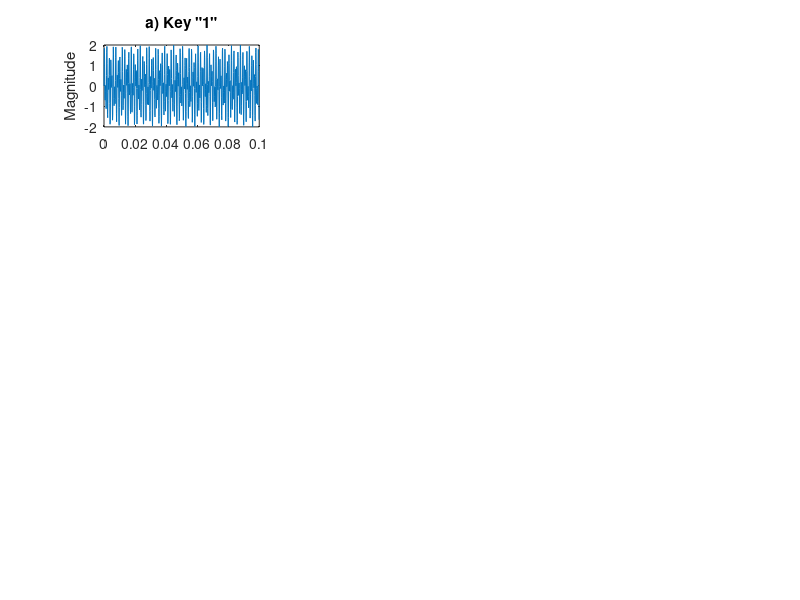

Recreate this plot in MATLAB. (Note: this script raises an error after producing the figure.)
clc;
close all;
clear all;
fs=8000;


% PREPARE DTMF SIGNALS ACCORDING TO SPECS

t=(0:799)/fs;
%in time domain
sig1=sin(2*pi*697*t)+sin(2*pi*1209*t);
sig2=sin(2*pi*697*t)+sin(2*pi*1366*t);
sig3=sin(2*pi*697*t)+sin(2*pi*1477*t);
sig4=sin(2*pi*770*t)+sin(2*pi*1209*t);
sig5=sin(2*pi*770*t)+sin(2*pi*1366*t);
sig6=sin(2*pi*770*t)+sin(2*pi*1477*t);
sig7=sin(2*pi*852*t)+sin(2*pi*1209*t);
sig8=sin(2*pi*852*t)+sin(2*pi*1366*t);
sig9=sin(2*pi*852*t)+sin(2*pi*1477*t);
sigstar=sin(2*pi*941*t)+sin(2*pi*1209*t);
sig0=sin(2*pi*941*t)+sin(2*pi*1366*t);
sighash=sin(2*pi*941*t)+sin(2*pi*1477*t);

figure(1);

subplot(4,3,1);
plot(t,sig1);
ylabel('Magnitude');

title('a) Key "1"');
p = audioplayer(sig1,fs);
play(p);
pause(0.5);



subplot(4,3,2);
plot(t,sig2);
title('b) Key "2"');
p = audioplayer(sig2,fs);
play(p);
pause(0.5);



subplot(4,3,3);
plot(t,sig3);
title('c) Key "3"');
p = audioplayer(sig3,fs);
play(p);
pause(0.5);

subplot(4,3,4);
plot(t,sig4);
title('d) Key "4"');
p = audioplayer(sig4,fs);
play(p);
pause(0.5);

subplot(4,3,5);
plot(t,sig5);
title('e) Key "5"');
p = audioplayer(sig5,fs);
play(p);
pause(0.5);


subplot(4,3,6);
plot(t,sig6);
title('f) Key "6"');
p = audioplayer(sig6,fs);
play(p);
pause(0.5);

subplot(4,3,7);
plot(t,sig7);
title('g) Key "7"');
p = audioplayer(sig7,fs);
play(p);
pause(0.5);

subplot(4,3,8);
plot(t,sig8);
title('h) Key "8"');
p = audioplayer(sig8,fs);
play(p);
pause(0.5);

subplot(4,3,9);
plot(t,sig9);
title('i) Key "9"');
p = audioplayer(sig9,fs);
play(p);
pause(0.5);

subplot(4,3,10);
plot(t,sigstar);
title('j) Key "*"');
p = audioplayer(sigstar,fs);
play(p);
pause(0.5);

subplot(4,3,11);
plot(t,sig0);
title('k) Key "0"');
p = audioplayer(sig0,fs);
play(p);
pause(0.5);

subplot(4,3,12);
plot(t,sighash);
title('l) Key "#"');
xlabel('Time');
p = audioplayer(sighash,fs);
play(p);
pause(0.5);



% END OF FIRST PART OF QUESTION: DTMF TONES GENERATED

% Magnitude of Fourier Transforms of the signals
[Htemp,w]=freqz(sig1);
sigf1=abs(freqz(sig1));
sigf2=abs(freqz(sig2));
sigf3=abs(freqz(sig3));
sigf4=abs(freqz(sig4));
sigf5=abs(freqz(sig5));
sigf6=abs(freqz(sig6));
sigf7=abs(freqz(sig7));
sigf8=abs(freqz(sig8));
sigf9=abs(freqz(sig9));
sigfstar=abs(freqz(sigstar));
sigf0=abs(freqz(sig0));
sigfhash=abs(freqz(sighash));
%

% Lower Freq GRID with bandlenght 2-(-2)=4Hz
fs=8000;
[zl1,pl1]=butter(4,[695/(fs/2) 699/(fs/2)],'bandpass');
[zl2,pl2]=butter(4,[768/(fs/2) 772/(fs/2)],'bandpass');
[zl3,pl3]=butter(4,[850/(fs/2) 854/(fs/2)],'bandpass');
[zl4,pl4]=butter(4,[939/(fs/2) 943/(fs/2)],'bandpass');

[Hl1,wl1]=freqz(zl1,pl1);
[Hl2,wl2]=freqz(zl2,pl2);
[Hl3,wl3]=freqz(zl3,pl3);
[Hl4,wl4]=freqz(zl4,pl4);
%
% High Freq GRID with 4 Hz band width
[zh1,ph1]=butter(4,[1207/(fs/2) 1211/(fs/2)],'bandpass');
[zh2,ph2]=butter(4,[1364/(fs/2) 1368/(fs/2)],'bandpass');
[zh3,ph3]=butter(4,[1475/(fs/2) 1479/(fs/2)],'bandpass');

[Hh1,wh1]=freqz(zh1,ph1);
[Hh2,wh2]=freqz(zh2,ph2);
[Hh3,wh3]=freqz(zh3,ph3);

o=(fs*w)/2*pi; % omega in our units (unnormalized) 

%



%
display('PRESSED KEY DETECTOR FROM SIGNAL');
display('---------------------------------');

prompt='Please choose one of the 12 Key signals in fig.1[a,b,c,...,k,l] :';
str=input(prompt,'s');

display('Passing through BAND PASS Filters to detect frequencies present...');


%.......................................................................
%--- THE FOLLOWING PART REPEATES IN CODE FOR EACH DIGIT IE 12 NOS...
%..........................................................................
if str=='a' % PASS SIGNAL 1 TO ALL THE FILTERS, FILTERED SIGNAL CALL 
    fill1=sigf1.*abs(Hl1);
    booll(1,1)=all(fill1(:)<50); % Using ALL Fucntion to check if all the values are above certain value here 50 (pass magnitude)
   %ALL returns 0 if that signal is there or else 1 since it returns 0 if
   %any element of fill1 exceeds 50 
    
    fill2=sigf1.*abs(Hl2);
    booll(2,1)=all(fill2(:)<50);
    
    fill3=sigf1.*abs(Hl3);
    booll(3,1)=all(fill3(:)<50);
    
    fill4=sigf1.*abs(Hl4);
    booll(4,1)=all(fill4(:)<50);
    
    filh1=sigf1.*abs(Hh1);
    boolh(1,1)=all(filh1(:)<50);
        
    filh2=sigf1.*abs(Hh2);
    boolh(1,2)=all(filh2(:)<50);
    
    filh3=sigf1.*abs(Hh3);
    boolh(1,3)=all(filh3(:)<50);
    
    
    %Detection
    
    for i=1:4
        if booll(i,1)==0
            lowfreq_id=i
        end
    end
    for j=1:3
        if boolh(1,j)==0
            highfreq_id=j
        end
    end
         % DISPLAY RESULTS
    if lowfreq_id==1 && highfreq_id==1
        display('THIS SIGNAL CORRESPONDS TO KEY: 1')
    end
    if lowfreq_id==1 && highfreq_id==2
        display('THIS SIGNAL CORRESPONDS TO KEY: 2')
    end
    if lowfreq_id==1 && highfreq_id==3
        display('THIS SIGNAL CORRESPONDS TO KEY: 3')
    end
    if lowfreq_id==2 && highfreq_id==1
        display('THIS SIGNAL CORRESPONDS TO KEY: 4')
    end
    if lowfreq_id==2 && highfreq_id==2
        display('THIS SIGNAL CORRESPONDS TO KEY: 5')
    end
    if lowfreq_id==2 && highfreq_id==3
        display('THIS SIGNAL CORRESPONDS TO KEY: 6')
    end
    if lowfreq_id==3 && highfreq_id==1
        display('THIS SIGNAL CORRESPONDS TO KEY: 7')
    end
    if lowfreq_id==3 && highfreq_id==2
        display('THIS SIGNAL CORRESPONDS TO KEY: 8')
    end
    if lowfreq_id==3 && highfreq_id==3
        display('THIS SIGNAL CORRESPONDS TO KEY: 9')
    end
    if lowfreq_id==4 && highfreq_id==1
        display('THIS SIGNAL CORRESPONDS TO KEY: *')
    end
    if lowfreq_id==4 && highfreq_id==2
        display('THIS SIGNAL CORRESPONDS TO KEY: 0')
    end
    if lowfreq_id==4 && highfreq_id==3
        display('THIS SIGNAL CORRESPONDS TO KEY: #')
    end
    
    %
           
end
%.....................................................................
%REPETITION CODE ENDS
%....................................................................


if str=='b' % PASS SIGNAL 1 TO ALL THE FILTERS, FILTERED SIGNAL CALL 
    fill1=sigf2.*abs(Hl1);
    booll(1,1)=all(fill1(:)<50); % Using ALL Fucntion to check if all the values are above certain value here 50 (pass magnitude)
   %ALL returns 0 if that signal is there or else 1 since it returns 0 if
   %any element of fill1 exceeds 50 
    
    fill2=sigf2.*abs(Hl2);
    booll(2,1)=all(fill2(:)<50);
    
    fill3=sigf2.*abs(Hl3);
    booll(3,1)=all(fill3(:)<50);
    
    fill4=sigf2.*abs(Hl4);
    booll(4,1)=all(fill4(:)<50);
    
    filh1=sigf2.*abs(Hh1);
    boolh(1,1)=all(filh1(:)<50);
        
    filh2=sigf2.*abs(Hh2);
    boolh(1,2)=all(filh2(:)<50);
    
    filh3=sigf2.*abs(Hh3);
    boolh(1,3)=all(filh3(:)<50);
    
    
    %Detection
    
    for i=1:4
        if booll(i,1)==0
            lowfreq_id=i
        end
    end
    for j=1:3
        if boolh(1,j)==0
            highfreq_id=j
        end
    end
         % DISPLAY RESULTS
    if lowfreq_id==1 && highfreq_id==1
        display('THIS SIGNAL CORRESPONDS TO KEY: 1')
    end
    if lowfreq_id==1 && highfreq_id==2
        display('THIS SIGNAL CORRESPONDS TO KEY: 2')
    end
    if lowfreq_id==1 && highfreq_id==3
        display('THIS SIGNAL CORRESPONDS TO KEY: 3')
    end
    if lowfreq_id==2 && highfreq_id==1
        display('THIS SIGNAL CORRESPONDS TO KEY: 4')
    end
    if lowfreq_id==2 && highfreq_id==2
        display('THIS SIGNAL CORRESPONDS TO KEY: 5')
    end
    if lowfreq_id==2 && highfreq_id==3
        display('THIS SIGNAL CORRESPONDS TO KEY: 6')
    end
    if lowfreq_id==3 && highfreq_id==1
        display('THIS SIGNAL CORRESPONDS TO KEY: 7')
    end
    if lowfreq_id==3 && highfreq_id==2
        display('THIS SIGNAL CORRESPONDS TO KEY: 8')
    end
    if lowfreq_id==3 && highfreq_id==3
        display('THIS SIGNAL CORRESPONDS TO KEY: 9')
    end
    if lowfreq_id==4 && highfreq_id==1
        display('THIS SIGNAL CORRESPONDS TO KEY: *')
    end
    if lowfreq_id==4 && highfreq_id==2
        display('THIS SIGNAL CORRESPONDS TO KEY: 0')
    end
    if lowfreq_id==4 && highfreq_id==3
        display('THIS SIGNAL CORRESPONDS TO KEY: #')
    end
    
    %
        
    
    
    
end
%..................................................................

%....................................................................
if str=='c' % PASS SIGNAL 1 TO ALL THE FILTERS, FILTERED SIGNAL CALL 
    fill1=sigf3.*abs(Hl1);
    booll(1,1)=all(fill1(:)<50); % Using ALL Fucntion to check if all the values are above certain value here 50 (pass magnitude)
   %ALL returns 0 if that signal is there or else 1 since it returns 0 if
   %any element of fill1 exceeds 50 
    
    fill2=sigf3.*abs(Hl2);
    booll(2,1)=all(fill2(:)<50);
    
    fill3=sigf3.*abs(Hl3);
    booll(3,1)=all(fill3(:)<50);
    
    fill4=sigf3.*abs(Hl4);
    booll(4,1)=all(fill4(:)<50);
    
    filh1=sigf3.*abs(Hh1);
    boolh(1,1)=all(filh1(:)<50);
        
    filh2=sigf3.*abs(Hh2);
    boolh(1,2)=all(filh2(:)<50);
    
    filh3=sigf3.*abs(Hh3);
    boolh(1,3)=all(filh3(:)<50);
    
    
    %Detection
    
    for i=1:4
        if booll(i,1)==0
            lowfreq_id=i
        end
    end
    for j=1:3
        if boolh(1,j)==0
            highfreq_id=j
        end
    end
         % DISPLAY RESULTS
    if lowfreq_id==1 && highfreq_id==1
        display('THIS SIGNAL CORRESPONDS TO KEY: 1')
    end
    if lowfreq_id==1 && highfreq_id==2
        display('THIS SIGNAL CORRESPONDS TO KEY: 2')
    end
    if lowfreq_id==1 && highfreq_id==3
        display('THIS SIGNAL CORRESPONDS TO KEY: 3')
    end
    if lowfreq_id==2 && highfreq_id==1
        display('THIS SIGNAL CORRESPONDS TO KEY: 4')
    end
    if lowfreq_id==2 && highfreq_id==2
        display('THIS SIGNAL CORRESPONDS TO KEY: 5')
    end
    if lowfreq_id==2 && highfreq_id==3
        display('THIS SIGNAL CORRESPONDS TO KEY: 6')
    end
    if lowfreq_id==3 && highfreq_id==1
        display('THIS SIGNAL CORRESPONDS TO KEY: 7')
    end
    if lowfreq_id==3 && highfreq_id==2
        display('THIS SIGNAL CORRESPONDS TO KEY: 8')
    end
    if lowfreq_id==3 && highfreq_id==3
        display('THIS SIGNAL CORRESPONDS TO KEY: 9')
    end
    if lowfreq_id==4 && highfreq_id==1
        display('THIS SIGNAL CORRESPONDS TO KEY: *')
    end
    if lowfreq_id==4 && highfreq_id==2
        display('THIS SIGNAL CORRESPONDS TO KEY: 0')
    end
    if lowfreq_id==4 && highfreq_id==3
        display('THIS SIGNAL CORRESPONDS TO KEY: #')
    end
    
    %
        
    
    
    
end
%..................................................................

%....................................................................
if str=='d' % PASS SIGNAL 1 TO ALL THE FILTERS, FILTERED SIGNAL CALL 
    fill1=sigf4.*abs(Hl1);
    booll(1,1)=all(fill1(:)<20); % Using ALL Fucntion to check if all the values are above certain value here 50 (pass magnitude)
   %ALL returns 0 if that signal is there or else 1 since it returns 0 if
   %any element of fill1 exceeds 20 
    
    fill2=sigf4.*abs(Hl2);
    
    booll(2,1)=all(fill2(:)<20);
    
    fill3=sigf4.*abs(Hl3);
    booll(3,1)=all(fill3(:)<20);
    
    fill4=sigf4.*abs(Hl4);
    booll(4,1)=all(fill4(:)<20);
    
    filh1=sigf4.*abs(Hh1);
    boolh(1,1)=all(filh1(:)<20);
        
    filh2=sigf4.*abs(Hh2);
    boolh(1,2)=all(filh2(:)<20);
    
    filh3=sigf4.*abs(Hh3);
    boolh(1,3)=all(filh3(:)<20);
    
    
    %Detection
    lowfreq_id=8;
    
    for i=1:4
        if booll(i,1)==0
            lowfreq_id=i
        end
    end
    for j=1:3
        if boolh(1,j)==0
            highfreq_id=j
        end
    end
         % DISPLAY RESULTS
    if lowfreq_id==1 && highfreq_id==1
        display('THIS SIGNAL CORRESPONDS TO KEY: 1')
    end
    if lowfreq_id==1 && highfreq_id==2
        display('THIS SIGNAL CORRESPONDS TO KEY: 2')
    end
    if lowfreq_id==1 && highfreq_id==3
        display('THIS SIGNAL CORRESPONDS TO KEY: 3')
    end
    if lowfreq_id==2 && highfreq_id==1
        display('THIS SIGNAL CORRESPONDS TO KEY: 4')
    end
    if lowfreq_id==2 && highfreq_id==2
        display('THIS SIGNAL CORRESPONDS TO KEY: 5')
    end
    if lowfreq_id==2 && highfreq_id==3
        display('THIS SIGNAL CORRESPONDS TO KEY: 6')
    end
    if lowfreq_id==3 && highfreq_id==1
        display('THIS SIGNAL CORRESPONDS TO KEY: 7')
    end
    if lowfreq_id==3 && highfreq_id==2
        display('THIS SIGNAL CORRESPONDS TO KEY: 8')
    end
    if lowfreq_id==3 && highfreq_id==3
        display('THIS SIGNAL CORRESPONDS TO KEY: 9')
    end
    if lowfreq_id==4 && highfreq_id==1
        display('THIS SIGNAL CORRESPONDS TO KEY: *')
    end
    if lowfreq_id==4 && highfreq_id==2
        display('THIS SIGNAL CORRESPONDS TO KEY: 0')
    end
    if lowfreq_id==4 && highfreq_id==3
        display('THIS SIGNAL CORRESPONDS TO KEY: #')
    end
    
    %
        
    
    
    
end
%..................................................................
if str=='e' % PASS SIGNAL 1 TO ALL THE FILTERS, FILTERED SIGNAL CALL 
    fill1=sigf5.*abs(Hl1);
    booll(1,1)=all(fill1(:)<20); % Using ALL Fucntion to check if all the values are above certain value here 50 (pass magnitude)
   %ALL returns 0 if that signal is there or else 1 since it returns 0 if
   %any element of fill1 exceeds 20 
    
    fill2=sigf5.*abs(Hl2);
    
    booll(2,1)=all(fill2(:)<20);
    
    fill3=sigf5.*abs(Hl3);
    booll(3,1)=all(fill3(:)<20);
    
    fill4=sigf5.*abs(Hl4);
    booll(4,1)=all(fill4(:)<20);
    
    filh1=sigf5.*abs(Hh1);
    boolh(1,1)=all(filh1(:)<20);
        
    filh2=sigf5.*abs(Hh2);
    boolh(1,2)=all(filh2(:)<20);
    
    filh3=sigf5.*abs(Hh3);
    boolh(1,3)=all(filh3(:)<20);
    
    
    %Detection
    lowfreq_id=8;
    
    for i=1:4
        if booll(i,1)==0
            lowfreq_id=i
        end
    end
    for j=1:3
        if boolh(1,j)==0
            highfreq_id=j
        end
    end
         % DISPLAY RESULTS
    if lowfreq_id==1 && highfreq_id==1
        display('THIS SIGNAL CORRESPONDS TO KEY: 1')
    end
    if lowfreq_id==1 && highfreq_id==2
        display('THIS SIGNAL CORRESPONDS TO KEY: 2')
    end
    if lowfreq_id==1 && highfreq_id==3
        display('THIS SIGNAL CORRESPONDS TO KEY: 3')
    end
    if lowfreq_id==2 && highfreq_id==1
        display('THIS SIGNAL CORRESPONDS TO KEY: 4')
    end
    if lowfreq_id==2 && highfreq_id==2
        display('THIS SIGNAL CORRESPONDS TO KEY: 5')
    end
    if lowfreq_id==2 && highfreq_id==3
        display('THIS SIGNAL CORRESPONDS TO KEY: 6')
    end
    if lowfreq_id==3 && highfreq_id==1
        display('THIS SIGNAL CORRESPONDS TO KEY: 7')
    end
    if lowfreq_id==3 && highfreq_id==2
        display('THIS SIGNAL CORRESPONDS TO KEY: 8')
    end
    if lowfreq_id==3 && highfreq_id==3
        display('THIS SIGNAL CORRESPONDS TO KEY: 9')
    end
    if lowfreq_id==4 && highfreq_id==1
        display('THIS SIGNAL CORRESPONDS TO KEY: *')
    end
    if lowfreq_id==4 && highfreq_id==2
        display('THIS SIGNAL CORRESPONDS TO KEY: 0')
    end
    if lowfreq_id==4 && highfreq_id==3
        display('THIS SIGNAL CORRESPONDS TO KEY: #')
    end
    
    %
        
    
    
    
end
%..................................................................
if str=='f' % PASS SIGNAL 1 TO ALL THE FILTERS, FILTERED SIGNAL CALL 
    fill1=sigf6.*abs(Hl1);
    booll(1,1)=all(fill1(:)<20); % Using ALL Fucntion to check if all the values are above certain value here 50 (pass magnitude)
   %ALL returns 0 if that signal is there or else 1 since it returns 0 if
   %any element of fill1 exceeds 20 
    
    fill2=sigf6.*abs(Hl2);
    
    booll(2,1)=all(fill2(:)<20);
    
    fill3=sigf6.*abs(Hl3);
    booll(3,1)=all(fill3(:)<20);
    
    fill4=sigf6.*abs(Hl4);
    booll(4,1)=all(fill4(:)<20);
    
    filh1=sigf6.*abs(Hh1);
    boolh(1,1)=all(filh1(:)<20);
        
    filh2=sigf6.*abs(Hh2);
    boolh(1,2)=all(filh2(:)<20);
    
    filh3=sigf6.*abs(Hh3);
    boolh(1,3)=all(filh3(:)<20);
    
    
    %Detection
    lowfreq_id=8;
    
    for i=1:4
        if booll(i,1)==0
            lowfreq_id=i
        end
    end
    for j=1:3
        if boolh(1,j)==0
            highfreq_id=j
        end
    end
         % DISPLAY RESULTS
    if lowfreq_id==1 && highfreq_id==1
        display('THIS SIGNAL CORRESPONDS TO KEY: 1')
    end
    if lowfreq_id==1 && highfreq_id==2
        display('THIS SIGNAL CORRESPONDS TO KEY: 2')
    end
    if lowfreq_id==1 && highfreq_id==3
        display('THIS SIGNAL CORRESPONDS TO KEY: 3')
    end
    if lowfreq_id==2 && highfreq_id==1
        display('THIS SIGNAL CORRESPONDS TO KEY: 4')
    end
    if lowfreq_id==2 && highfreq_id==2
        display('THIS SIGNAL CORRESPONDS TO KEY: 5')
    end
    if lowfreq_id==2 && highfreq_id==3
        display('THIS SIGNAL CORRESPONDS TO KEY: 6')
    end
    if lowfreq_id==3 && highfreq_id==1
        display('THIS SIGNAL CORRESPONDS TO KEY: 7')
    end
    if lowfreq_id==3 && highfreq_id==2
        display('THIS SIGNAL CORRESPONDS TO KEY: 8')
    end
    if lowfreq_id==3 && highfreq_id==3
        display('THIS SIGNAL CORRESPONDS TO KEY: 9')
    end
    if lowfreq_id==4 && highfreq_id==1
        display('THIS SIGNAL CORRESPONDS TO KEY: *')
    end
    if lowfreq_id==4 && highfreq_id==2
        display('THIS SIGNAL CORRESPONDS TO KEY: 0')
    end
    if lowfreq_id==4 && highfreq_id==3
        display('THIS SIGNAL CORRESPONDS TO KEY: #')
    end
    
    %
        
    
    
    
end
%..................................................................

if str=='g' % PASS SIGNAL 1 TO ALL THE FILTERS, FILTERED SIGNAL CALL 
    fill1=sigf7.*abs(Hl1);
    booll(1,1)=all(fill1(:)<20); % Using ALL Fucntion to check if all the values are above certain value here 50 (pass magnitude)
   %ALL returns 0 if that signal is there or else 1 since it returns 0 if
   %any element of fill1 exceeds 20 
    
    fill2=sigf7.*abs(Hl2);
    
    booll(2,1)=all(fill2(:)<20);
    
    fill3=sigf7.*abs(Hl3);
    booll(3,1)=all(fill3(:)<20);
    
    fill4=sigf7.*abs(Hl4);
    booll(4,1)=all(fill4(:)<20);
    
    filh1=sigf7.*abs(Hh1);
    boolh(1,1)=all(filh1(:)<20);
        
    filh2=sigf7.*abs(Hh2);
    boolh(1,2)=all(filh2(:)<20);
    
    filh3=sigf7.*abs(Hh3);
    boolh(1,3)=all(filh3(:)<20);
    
    
    %Detection
    lowfreq_id=8;
    
    for i=1:4
        if booll(i,1)==0
            lowfreq_id=i
        end
    end
    for j=1:3
        if boolh(1,j)==0
            highfreq_id=j
        end
    end
         % DISPLAY RESULTS
    if lowfreq_id==1 && highfreq_id==1
        display('THIS SIGNAL CORRESPONDS TO KEY: 1')
    end
    if lowfreq_id==1 && highfreq_id==2
        display('THIS SIGNAL CORRESPONDS TO KEY: 2')
    end
    if lowfreq_id==1 && highfreq_id==3
        display('THIS SIGNAL CORRESPONDS TO KEY: 3')
    end
    if lowfreq_id==2 && highfreq_id==1
        display('THIS SIGNAL CORRESPONDS TO KEY: 4')
    end
    if lowfreq_id==2 && highfreq_id==2
        display('THIS SIGNAL CORRESPONDS TO KEY: 5')
    end
    if lowfreq_id==2 && highfreq_id==3
        display('THIS SIGNAL CORRESPONDS TO KEY: 6')
    end
    if lowfreq_id==3 && highfreq_id==1
        display('THIS SIGNAL CORRESPONDS TO KEY: 7')
    end
    if lowfreq_id==3 && highfreq_id==2
        display('THIS SIGNAL CORRESPONDS TO KEY: 8')
    end
    if lowfreq_id==3 && highfreq_id==3
        display('THIS SIGNAL CORRESPONDS TO KEY: 9')
    end
    if lowfreq_id==4 && highfreq_id==1
        display('THIS SIGNAL CORRESPONDS TO KEY: *')
    end
    if lowfreq_id==4 && highfreq_id==2
        display('THIS SIGNAL CORRESPONDS TO KEY: 0')
    end
    if lowfreq_id==4 && highfreq_id==3
        display('THIS SIGNAL CORRESPONDS TO KEY: #')
    end
    
    %
        
    
    
    
end
%..................................................................

if str=='h' % PASS SIGNAL 1 TO ALL THE FILTERS, FILTERED SIGNAL CALL 
    fill1=sigf8.*abs(Hl1);
    booll(1,1)=all(fill1(:)<20); % Using ALL Fucntion to check if all the values are above certain value here 50 (pass magnitude)
   %ALL returns 0 if that signal is there or else 1 since it returns 0 if
   %any element of fill1 exceeds 20 
    
    fill2=sigf8.*abs(Hl2);
    
    booll(2,1)=all(fill2(:)<20);
    
    fill3=sigf8.*abs(Hl3);
    booll(3,1)=all(fill3(:)<20);
    
    fill4=sigf8.*abs(Hl4);
    booll(4,1)=all(fill4(:)<20);
    
    filh1=sigf8.*abs(Hh1);
    boolh(1,1)=all(filh1(:)<20);
        
    filh2=sigf8.*abs(Hh2);
    boolh(1,2)=all(filh2(:)<20);
    
    filh3=sigf8.*abs(Hh3);
    boolh(1,3)=all(filh3(:)<20);
    
    
    %Detection
    lowfreq_id=8;
    
    for i=1:4
        if booll(i,1)==0
            lowfreq_id=i
        end
    end
    for j=1:3
        if boolh(1,j)==0
            highfreq_id=j
        end
    end
         % DISPLAY RESULTS
    if lowfreq_id==1 && highfreq_id==1
        display('THIS SIGNAL CORRESPONDS TO KEY: 1')
    end
    if lowfreq_id==1 && highfreq_id==2
        display('THIS SIGNAL CORRESPONDS TO KEY: 2')
    end
    if lowfreq_id==1 && highfreq_id==3
        display('THIS SIGNAL CORRESPONDS TO KEY: 3')
    end
    if lowfreq_id==2 && highfreq_id==1
        display('THIS SIGNAL CORRESPONDS TO KEY: 4')
    end
    if lowfreq_id==2 && highfreq_id==2
        display('THIS SIGNAL CORRESPONDS TO KEY: 5')
    end
    if lowfreq_id==2 && highfreq_id==3
        display('THIS SIGNAL CORRESPONDS TO KEY: 6')
    end
    if lowfreq_id==3 && highfreq_id==1
        display('THIS SIGNAL CORRESPONDS TO KEY: 7')
    end
    if lowfreq_id==3 && highfreq_id==2
        display('THIS SIGNAL CORRESPONDS TO KEY: 8')
    end
    if lowfreq_id==3 && highfreq_id==3
        display('THIS SIGNAL CORRESPONDS TO KEY: 9')
    end
    if lowfreq_id==4 && highfreq_id==1
        display('THIS SIGNAL CORRESPONDS TO KEY: *')
    end
    if lowfreq_id==4 && highfreq_id==2
        display('THIS SIGNAL CORRESPONDS TO KEY: 0')
    end
    if lowfreq_id==4 && highfreq_id==3
        display('THIS SIGNAL CORRESPONDS TO KEY: #')
    end
    
    %
        
    
    
    
end
%..................................................................

if str=='i' % PASS SIGNAL 1 TO ALL THE FILTERS, FILTERED SIGNAL CALL 
    fill1=sigf9.*abs(Hl1);
    booll(1,1)=all(fill1(:)<20); % Using ALL Fucntion to check if all the values are above certain value here 50 (pass magnitude)
   %ALL returns 0 if that signal is there or else 1 since it returns 0 if
   %any element of fill1 exceeds 20 
    
   
   
    fill2=sigf9.*abs(Hl2);
    
    booll(2,1)=all(fill2(:)<20);
    
    fill3=sigf9.*abs(Hl3);
    booll(3,1)=all(fill3(:)<20);
    
    fill4=sigf9.*abs(Hl4);
    booll(4,1)=all(fill4(:)<20);
    
    filh1=sigf9.*abs(Hh1);
    boolh(1,1)=all(filh1(:)<20);
        
    filh2=sigf9.*abs(Hh2);
    boolh(1,2)=all(filh2(:)<20);
    
    filh3=sigf9.*abs(Hh3);
    boolh(1,3)=all(filh3(:)<20);
    
    
    %Detection
    lowfreq_id=8;
    
    for i=1:4
        if booll(i,1)==0
            lowfreq_id=i
        end
    end
    for j=1:3
        if boolh(1,j)==0
            highfreq_id=j
        end
    end
         % DISPLAY RESULTS
    if lowfreq_id==1 && highfreq_id==1
        display('THIS SIGNAL CORRESPONDS TO KEY: 1')
    end
    if lowfreq_id==1 && highfreq_id==2
        display('THIS SIGNAL CORRESPONDS TO KEY: 2')
    end
    if lowfreq_id==1 && highfreq_id==3
        display('THIS SIGNAL CORRESPONDS TO KEY: 3')
    end
    if lowfreq_id==2 && highfreq_id==1
        display('THIS SIGNAL CORRESPONDS TO KEY: 4')
    end
    if lowfreq_id==2 && highfreq_id==2
        display('THIS SIGNAL CORRESPONDS TO KEY: 5')
    end
    if lowfreq_id==2 && highfreq_id==3
        display('THIS SIGNAL CORRESPONDS TO KEY: 6')
    end
    if lowfreq_id==3 && highfreq_id==1
        display('THIS SIGNAL CORRESPONDS TO KEY: 7')
    end
    if lowfreq_id==3 && highfreq_id==2
        display('THIS SIGNAL CORRESPONDS TO KEY: 8')
    end
    if lowfreq_id==3 && highfreq_id==3
        display('THIS SIGNAL CORRESPONDS TO KEY: 9')
    end
    if lowfreq_id==4 && highfreq_id==1
        display('THIS SIGNAL CORRESPONDS TO KEY: *')
    end
    if lowfreq_id==4 && highfreq_id==2
        display('THIS SIGNAL CORRESPONDS TO KEY: 0')
    end
    if lowfreq_id==4 && highfreq_id==3
        display('THIS SIGNAL CORRESPONDS TO KEY: #')
    end
    
    %
        
    
    
    
end
%..................................................................

if str=='j' % PASS SIGNAL 1 TO ALL THE FILTERS, FILTERED SIGNAL CALL 
    fill1=sigfstar.*abs(Hl1);
    booll(1,1)=all(fill1(:)<20); % Using ALL Fucntion to check if all the values are above certain value here 50 (pass magnitude)
   %ALL returns 0 if that signal is there or else 1 since it returns 0 if
   %any element of fill1 exceeds 20 
    
    fill2=sigfstar.*abs(Hl2);
    
    booll(2,1)=all(fill2(:)<20);
    
    fill3=sigfstar.*abs(Hl3);
    booll(3,1)=all(fill3(:)<20);
    
    fill4=sigfstar.*abs(Hl4);
    booll(4,1)=all(fill4(:)<20);
    
    filh1=sigfstar.*abs(Hh1);
    boolh(1,1)=all(filh1(:)<20);
        
    filh2=sigfstar.*abs(Hh2);
    boolh(1,2)=all(filh2(:)<20);
    
    filh3=sigfstar.*abs(Hh3);
    boolh(1,3)=all(filh3(:)<20);
    
    
    %Detection
    lowfreq_id=8;
    
    for i=1:4
        if booll(i,1)==0
            lowfreq_id=i
        end
    end
    for j=1:3
        if boolh(1,j)==0
            highfreq_id=j
        end
    end
         % DISPLAY RESULTS
    if lowfreq_id==1 && highfreq_id==1
        display('THIS SIGNAL CORRESPONDS TO KEY: 1')
    end
    if lowfreq_id==1 && highfreq_id==2
        display('THIS SIGNAL CORRESPONDS TO KEY: 2')
    end
    if lowfreq_id==1 && highfreq_id==3
        display('THIS SIGNAL CORRESPONDS TO KEY: 3')
    end
    if lowfreq_id==2 && highfreq_id==1
        display('THIS SIGNAL CORRESPONDS TO KEY: 4')
    end
    if lowfreq_id==2 && highfreq_id==2
        display('THIS SIGNAL CORRESPONDS TO KEY: 5')
    end
    if lowfreq_id==2 && highfreq_id==3
        display('THIS SIGNAL CORRESPONDS TO KEY: 6')
    end
    if lowfreq_id==3 && highfreq_id==1
        display('THIS SIGNAL CORRESPONDS TO KEY: 7')
    end
    if lowfreq_id==3 && highfreq_id==2
        display('THIS SIGNAL CORRESPONDS TO KEY: 8')
    end
    if lowfreq_id==3 && highfreq_id==3
        display('THIS SIGNAL CORRESPONDS TO KEY: 9')
    end
    if lowfreq_id==4 && highfreq_id==1
        display('THIS SIGNAL CORRESPONDS TO KEY: *')
    end
    if lowfreq_id==4 && highfreq_id==2
        display('THIS SIGNAL CORRESPONDS TO KEY: 0')
    end
    if lowfreq_id==4 && highfreq_id==3
        display('THIS SIGNAL CORRESPONDS TO KEY: #')
    end
    
    %
        
    
    
    
end
%..................................................................

if str=='k' % PASS SIGNAL 1 TO ALL THE FILTERS, FILTERED SIGNAL CALL 
    fill1=sigf0.*abs(Hl1);
    booll(1,1)=all(fill1(:)<30); % Using ALL Fucntion to check if all the values are above certain value here 50 (pass magnitude)
   %ALL returns 0 if that signal is there or else 1 since it returns 0 if
   %any element of fill1 exceeds 50 
    
    fill2=sigf0.*abs(Hl2);
    
    booll(2,1)=all(fill2(:)<30);
    
    fill3=sigf0.*abs(Hl3);
    booll(3,1)=all(fill3(:)<30);
    
    fill4=sigf0.*abs(Hl4);
    booll(4,1)=all(fill4(:)<30);
    
    filh1=sigf0.*abs(Hh1);
    boolh(1,1)=all(filh1(:)<30);
        
    filh2=sigf0.*abs(Hh2);
    boolh(1,2)=all(filh2(:)<30);
    
    filh3=sigf0.*abs(Hh3);
    boolh(1,3)=all(filh3(:)<30);
    
    
    %Detection
    lowfreq_id=8;
    
    for i=1:4
        if booll(i,1)==0
            lowfreq_id=i
        end
    end
    for j=1:3
        if boolh(1,j)==0
            highfreq_id=j
        end
    end
         % DISPLAY RESULTS
    if lowfreq_id==1 && highfreq_id==1
        display('THIS SIGNAL CORRESPONDS TO KEY: 1')
    end
    if lowfreq_id==1 && highfreq_id==2
        display('THIS SIGNAL CORRESPONDS TO KEY: 2')
    end
    if lowfreq_id==1 && highfreq_id==3
        display('THIS SIGNAL CORRESPONDS TO KEY: 3')
    end
    if lowfreq_id==2 && highfreq_id==1
        display('THIS SIGNAL CORRESPONDS TO KEY: 4')
    end
    if lowfreq_id==2 && highfreq_id==2
        display('THIS SIGNAL CORRESPONDS TO KEY: 5')
    end
    if lowfreq_id==2 && highfreq_id==3
        display('THIS SIGNAL CORRESPONDS TO KEY: 6')
    end
    if lowfreq_id==3 && highfreq_id==1
        display('THIS SIGNAL CORRESPONDS TO KEY: 7')
    end
    if lowfreq_id==3 && highfreq_id==2
        display('THIS SIGNAL CORRESPONDS TO KEY: 8')
    end
    if lowfreq_id==3 && highfreq_id==3
        display('THIS SIGNAL CORRESPONDS TO KEY: 9')
    end
    if lowfreq_id==4 && highfreq_id==1
        display('THIS SIGNAL CORRESPONDS TO KEY: *')
    end
    if lowfreq_id==4 && highfreq_id==2
        display('THIS SIGNAL CORRESPONDS TO KEY: 0')
    end
    if lowfreq_id==4 && highfreq_id==3
        display('THIS SIGNAL CORRESPONDS TO KEY: #')
    end
    
    %
        
    
    
    
end
%..................................................................

if str=='l' % PASS SIGNAL 1 TO ALL THE FILTERS, FILTERED SIGNAL CALL 
    fill1=sigfhash.*abs(Hl1);
    booll(1,1)=all(fill1(:)<20); % Using ALL Fucntion to check if all the values are above certain value here 50 (pass magnitude)
   %ALL returns 0 if that signal is there or else 1 since it returns 0 if
   %any element of fill1 exceeds 20 
    
    fill2=sigfhash.*abs(Hl2);
    
    booll(2,1)=all(fill2(:)<20);
    
    fill3=sigfhash.*abs(Hl3);
    booll(3,1)=all(fill3(:)<20);
    
    fill4=sigfhash.*abs(Hl4);
    booll(4,1)=all(fill4(:)<20);
    
    filh1=sigfhash.*abs(Hh1);
    boolh(1,1)=all(filh1(:)<20);
        
    filh2=sigfhash.*abs(Hh2);
    boolh(1,2)=all(filh2(:)<20);
    
    filh3=sigfhash.*abs(Hh3);
    boolh(1,3)=all(filh3(:)<20);
    
    
    %Detection
    lowfreq_id=8;
    
    for i=1:4
        if booll(i,1)==0
            lowfreq_id=i
        end
    end
    for j=1:3
        if boolh(1,j)==0
            highfreq_id=j
        end
    end
         % DISPLAY RESULTS
    if lowfreq_id==1 && highfreq_id==1
        display('THIS SIGNAL CORRESPONDS TO KEY: 1')
    end
    if lowfreq_id==1 && highfreq_id==2
        display('THIS SIGNAL CORRESPONDS TO KEY: 2')
    end
    if lowfreq_id==1 && highfreq_id==3
        display('THIS SIGNAL CORRESPONDS TO KEY: 3')
    end
    if lowfreq_id==2 && highfreq_id==1
        display('THIS SIGNAL CORRESPONDS TO KEY: 4')
    end
    if lowfreq_id==2 && highfreq_id==2
        display('THIS SIGNAL CORRESPONDS TO KEY: 5')
    end
    if lowfreq_id==2 && highfreq_id==3
        display('THIS SIGNAL CORRESPONDS TO KEY: 6')
    end
    if lowfreq_id==3 && highfreq_id==1
        display('THIS SIGNAL CORRESPONDS TO KEY: 7')
    end
    if lowfreq_id==3 && highfreq_id==2
        display('THIS SIGNAL CORRESPONDS TO KEY: 8')
    end
    if lowfreq_id==3 && highfreq_id==3
        display('THIS SIGNAL CORRESPONDS TO KEY: 9')
    end
    if lowfreq_id==4 && highfreq_id==1
        display('THIS SIGNAL CORRESPONDS TO KEY: *')
    end
    if lowfreq_id==4 && highfreq_id==2
        display('THIS SIGNAL CORRESPONDS TO KEY: 0')
    end
    if lowfreq_id==4 && highfreq_id==3
        display('THIS SIGNAL CORRESPONDS TO KEY: #')
    end
    
    %
        
    
    
    
end
%..................................................................



































































































































































% B.S. Vineeth (c) Copyright BTECH Engineering Physics 2012/
%----------------------------------------
%B.S.Vineeth <b.vineeth@iitg.ernet.in>
%BTech EP, Class of 2016,NOV 2013 Copyright (c)
%----------------------------------------
